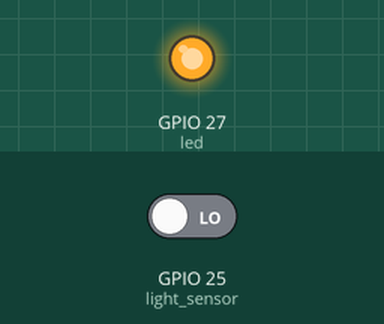
The program below on a simulated Raspberry Pi (BCM pin numbers). Shown: output pins drawn as LEDs (lit = HIGH). The test bench sets the inputs (shaded band); at power-on: GPIO 25 (light_sensor) LOW.

Above: at 1.2 s.
1.3 s: GPIO 25 (light_sensor) driven HIGH
At 2.8 s:
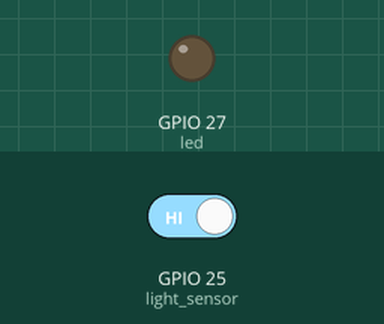
3.5 s: GPIO 25 (light_sensor) driven LOW
At 4.3 s:
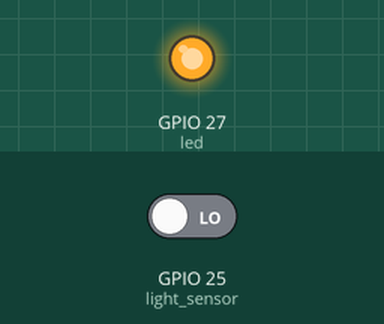
Timing chart, 0 to 6.5 s (numbered marks = the images above; inputs shaded):
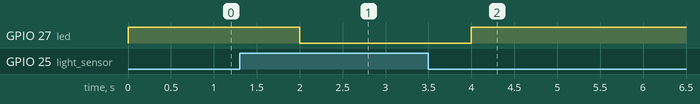

The program:

light.sensor.py
```python
from gpiozero import InputDevice, LED
from time import sleep

light_sensor =  InputDevice(25)
led = LED(27)

while True:
    if light_sensor.is_active:
        led.off()
    else:
        led.on()
    sleep(1)
```

Measured:
- after the input at 1.3 s, GPIO 27 (led): HIGH → LOW after 0.70 s
- after the input at 3.5 s, GPIO 27 (led): LOW → HIGH after 0.50 s
